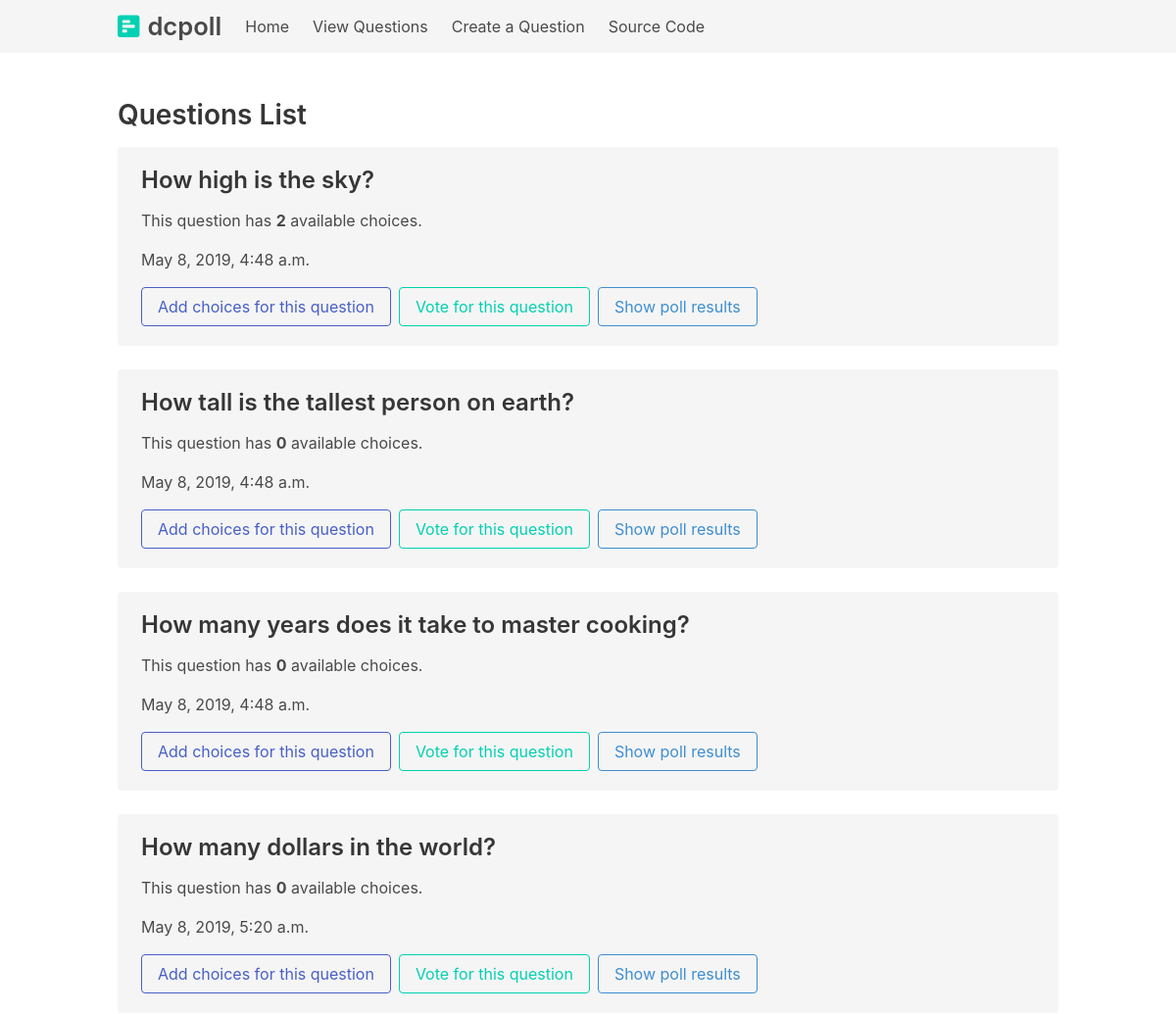
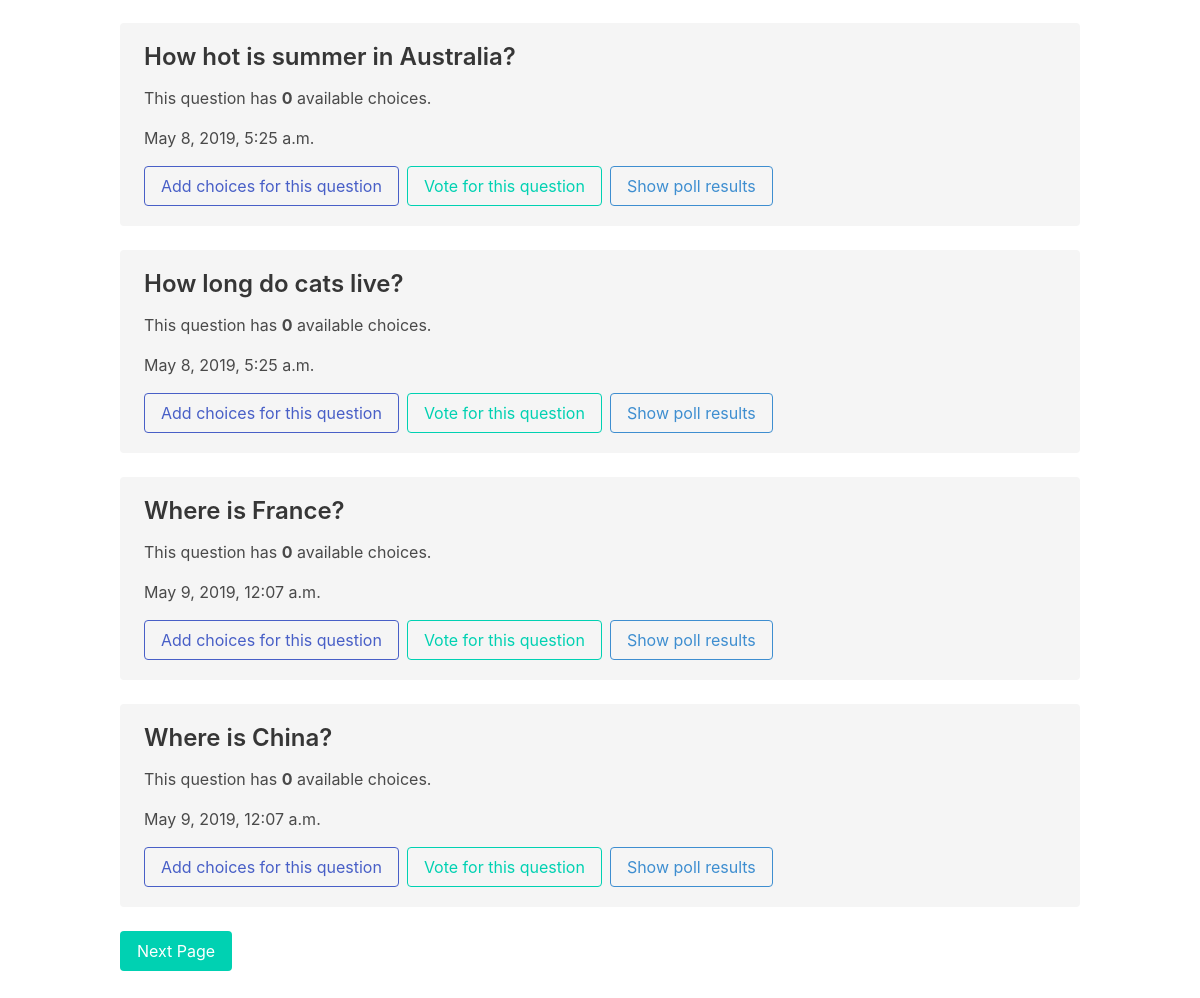
The page /polls/list/ on the database its author committed (2 pictures, top to bottom).
### polls/models.py (models this page shows, shortened)
class Question(models.Model):
    question_text = models.CharField(max_length=200)
    pub_date = models.DateTimeField(auto_now=True)

### polls/views.py (the view)
# urls.py: path('polls/list/', polls_questions_list, name='polls-list'),
def polls_questions_list(request):
    questions_list = Question.objects.all()
    paginator = Paginator(questions_list, 8)
    page = request.GET.get('page')
    data = paginator.get_page(page)
    context = {'title': 'Polls List Page',
               'data':data}
    return render(request, 'questions-list.html', context)

### templates/questions-list.html (shortened to what this page needs)
{% extends 'base.html' %}
{% block content %}
<section class="section">
	<section class="container">
		<section class="content">
			<h2>Questions List</h2>
			{% for q in data %}
				<div class="notification is-light">
					<h3>{{ q.question_text }}</h3>
					<p>This question has <strong>{{ q.choice_set.all.count }}</strong>
					available choices.</p>
					<p class="">{{ q.pub_date}}</p>
					<div class="buttons">
						<a class="button is-link is-outlined" href="{% url 'polls-create-choice' q.id  %}">Add choices for this question</a>
						<a class="button is-primary is-outlined" href="{% url 'polls-vote' q.id  %}">Vote for this question</a>
						<a class="button is-info is-outlined" href="{% url 'polls-results' q.id  %}">Show poll results</a>
					</div>
				</div>
			{% endfor %}
			{% if data.has_next %}
			<a class="button is-primary" href="?page={{ data.next_page_number }}">Next Page</a>
			{% endif %}
		</section>
	</section>
</section>
{% endblock %}

### rows shown on the page
Question: question_text "How high is the sky?", choice_set.all.count "2", pub_date "May 8, 2019, 4:48 a.m."
Question: question_text "How tall is the tallest person on earth?", choice_set.all.count "0", pub_date "May 8, 2019, 4:48 a.m."
Question: question_text "How many years does it take to master cooking?", choice_set.all.count "0", pub_date "May 8, 2019, 4:48 a.m."
Question: question_text "How many dollars in the world?", choice_set.all.count "0", pub_date "May 8, 2019, 5:20 a.m."
Question: question_text "How hot is summer in Australia?", choice_set.all.count "0", pub_date "May 8, 2019, 5:25 a.m."
Question: question_text "How long do cats live?", choice_set.all.count "0", pub_date "May 8, 2019, 5:25 a.m."
Question: question_text "Where is France?", choice_set.all.count "0", pub_date "May 9, 2019, 12:07 a.m."
Question: question_text "Where is China?", choice_set.all.count "0", pub_date "May 9, 2019, 12:07 a.m."
